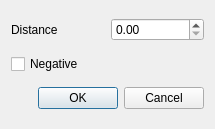
<?xml version="1.0" encoding="UTF-8"?>
<ui version="4.0">
 <class>Dialog</class>
 <widget class="QDialog" name="Dialog">
  <property name="geometry">
   <rect>
    <x>0</x>
    <y>0</y>
    <width>215</width>
    <height>129</height>
   </rect>
  </property>
  <property name="windowTitle">
   <string>beam torsion options</string>
  </property>
  <layout class="QVBoxLayout" name="verticalLayout">
   <item>
    <layout class="QHBoxLayout" name="horizontalLayout">
     <item>
      <widget class="QLabel" name="label">
       <property name="text">
        <string>Distance</string>
       </property>
      </widget>
     </item>
     <item>
      <widget class="QDoubleSpinBox" name="distance">
       <property name="maximum">
        <double>20000.000000000000000</double>
       </property>
      </widget>
     </item>
    </layout>
   </item>
   <item>
    <widget class="QCheckBox" name="negative">
     <property name="text">
      <string>Negative</string>
     </property>
    </widget>
   </item>
   <item>
    <widget class="QDialogButtonBox" name="buttonBox">
     <property name="orientation">
      <enum>Qt::Horizontal</enum>
     </property>
     <property name="standardButtons">
      <set>QDialogButtonBox::Cancel|QDialogButtonBox::Ok</set>
     </property>
    </widget>
   </item>
  </layout>
 </widget>
 <resources/>
 <connections>
  <connection>
   <sender>buttonBox</sender>
   <signal>accepted()</signal>
   <receiver>Dialog</receiver>
   <slot>accept()</slot>
   <hints>
    <hint type="sourcelabel">
     <x>248</x>
     <y>254</y>
    </hint>
    <hint type="destinationlabel">
     <x>157</x>
     <y>274</y>
    </hint>
   </hints>
  </connection>
  <connection>
   <sender>buttonBox</sender>
   <signal>rejected()</signal>
   <receiver>Dialog</receiver>
   <slot>reject()</slot>
   <hints>
    <hint type="sourcelabel">
     <x>316</x>
     <y>260</y>
    </hint>
    <hint type="destinationlabel">
     <x>286</x>
     <y>274</y>
    </hint>
   </hints>
  </connection>
 </connections>
</ui>
